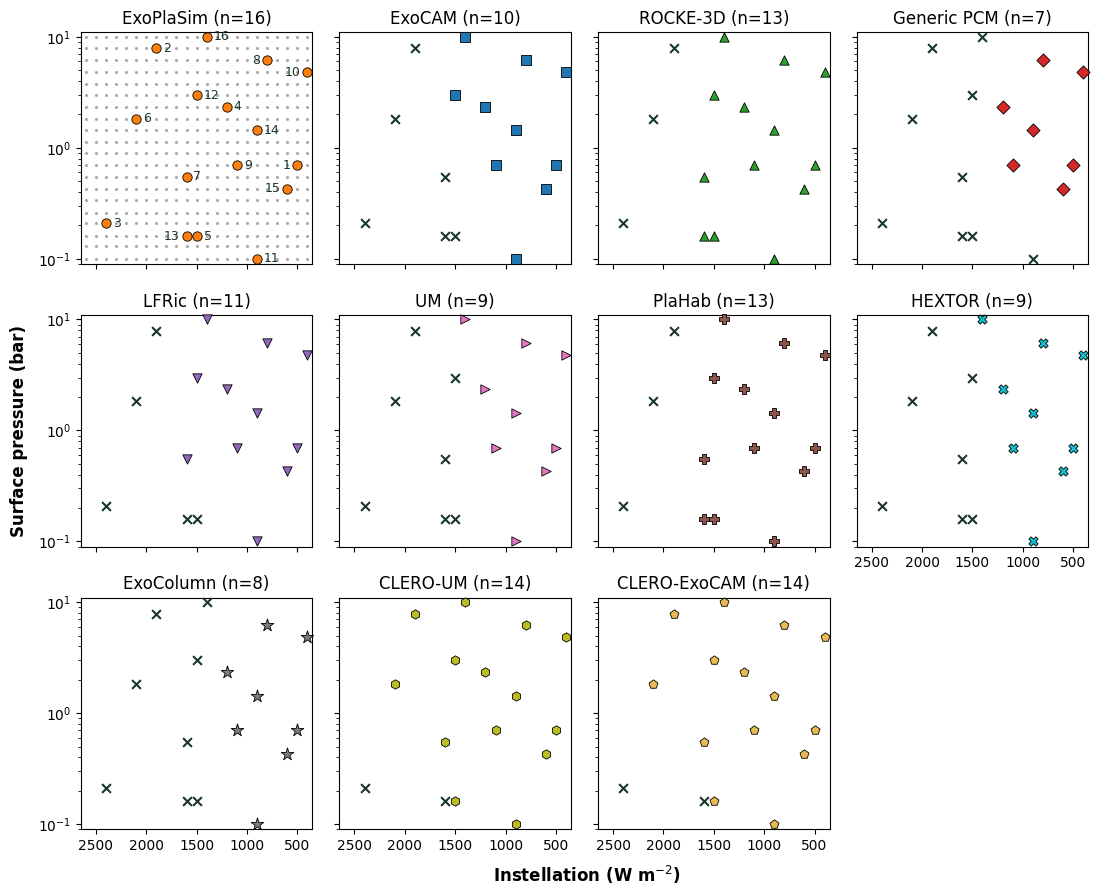

The script that saved this image:
import numpy as np
import matplotlib.pyplot as plt
from matplotlib.transforms import offset_copy
from scipy.stats import qmc

# Axis labels in bold, and set a little clear of the tick labels
plt.rcParams[ 'axes.labelweight' ] = 'bold'
plt.rcParams[ 'axes.labelpad' ]    = 8

#--------------------------------------------------------------------
# Sparse sample grid

flux = np.arange( 400, 2700, 100 )
pn2  = np.array( [ 0.10, 0.13, 0.16, 0.21, 0.26, 0.34, 0.43, 0.55, 0.70, 0.89, 1.13, 1.44, 1.83, 2.34, 2.98, 3.79, 4.83, 6.16, 7.85, 10.0 ] )

seed1   = 5936744
seed2   = 397676
seq2sol = 1800

grid = np.array( [ [flux[i], pn2[j]] for i in range( len(flux) ) for j in range( len(pn2) ) ] )

sampler1 = qmc.Sobol( d=2, scramble=True, seed=seed1 )
sample1a = sampler1.random_base2( m=3 )
sample1  = np.floor( qmc.scale( sample1a, [0, 0], [len(flux), len(pn2)] ) ).astype( int )
flux1    = flux[ sample1[:,0] ]
pres1    = pn2[  sample1[:,1] ]

sampler2 = qmc.Sobol( d=2, scramble=True, seed=seed2 )
sample2a = sampler2.random_base2( m=3 )
sample2  = np.floor( qmc.scale( sample2a, [0, 0], [np.where( flux == seq2sol )[0][0], len(pn2)] ) ).astype( int )
flux2    = flux[ sample2[:,0] ]
pres2    = pn2[  sample2[:,1] ]

flux_all = np.concatenate( [flux1, flux2] )
pres_all = np.concatenate( [pres1, pres2] )

# Stable (completed) mask for each model — True = stable, False = runaway/unavailable
exocam_mask  = np.array( [True,  False, False, True,  False, False, False, True,
                           True,  True,  True,  True,  False, True,  True,  True ] )
rocke3d_mask = np.array( [True,  False, False, True,  True,  False, True,  True,
                           True,  True,  True,  True,  True,  True,  True,  True ] )
pcm_mask     = np.array( [True,  False, False, True,  False, False, False, True,
                           True,  True,  False, False, False, True,  True,  False] )
plahab_mask  = np.array( [True,  False, False, True,  True,  False, True,  True,
                           True,  True,  True,  True,  True,  True,  True,  True ] )
lfric_mask   = np.array( [True,  False, False, True,  False, False, True,  True,
                           True,  True,  True,  True,  False, True,  True,  True ] )
# HEXTOR: all seven gaps are runaways beyond its radiative lookup table. Case 10
# was a CO2-condensation exclusion until its CO2 was corrected to the protocol's
# 400 ubar partial pressure (2026-09-14), and Case 16 was treated as a runaway
# until the RH 0.8 resubmission (2026-09-16) brought it inside the table.
hextor_mask  = np.array( [True,  False, False, True,  False, False, False, True,
                           True,  True,  True,  False, False, True,  True,  True ] )
# ExoColumn: all eight gaps are incipient runaways with no steady state at that
# (S, p): HEXTOR's runaway set plus Case 16.
exocolumn_mask = np.array( [True,  False, False, True,  False, False, False, True,
                            True,  True,  True,  False, False, True,  True,  False] )
# UM: the nine cases Mei Ting Mak ran, HEXTOR's set; the rest were not run.
um_mask      = np.array( [True,  False, False, True,  False, False, False, True,
                           True,  True,  True,  False, False, True,  True,  True ] )
# CLERO, in both configurations: every case but the two the emulator's
# classifier gives better-than-even odds of a runaway (3 and 13)
clero_mask   = np.array( [True,  True,  False, True,  True,  True,  True,  True,
                           True,  True,  True,  True,  False, True,  True,  True ] )

color_stable  = '#183629'
color_unavail = '#183629'
color_grid    = '#aaaaaa'

# Completed cases take each model's color and marker from Figure 2
# (fig_energy_balance.py); runaway or unavailable cases stay a dark cross.
style = {
    'ExoPlaSim':   dict( color='#ff7f0e', marker='o' ),
    'ExoCAM':      dict( color='#1f77b4', marker='s' ),
    'ROCKE-3D':    dict( color='#2ca02c', marker='^' ),
    'Generic PCM': dict( color='#d62728', marker='D' ),
    'LFRic':       dict( color='#9467bd', marker='v' ),
    'PlaHab':      dict( color='#8c564b', marker='P' ),
    'HEXTOR':      dict( color='#17becf', marker='X' ),
    'ExoColumn':   dict( color='#7f7f7f', marker='*' ),
    'UM':          dict( color='#e377c2', marker='>' ),
    'CLERO-UM':     dict( color='#bcbd22', marker='h' ),
    'CLERO-ExoCAM': dict( color='#e7ba52', marker='p' ),
}

def plot_cases( ax, name, mask ):
    st = style[ name ]
    ax.scatter( flux_all[ mask ], pres_all[ mask ], marker=st[ 'marker' ], s=90 if st[ 'marker' ] == '*' else 45,
                facecolors=st[ 'color' ], edgecolors='k', linewidths=0.6, zorder=3, clip_on=False )
    ax.scatter( flux_all[ ~mask ], pres_all[ ~mask ], color=color_unavail, marker='x', s=40, zorder=3, clip_on=False )

# Three rows of four, ordered by model class: the resolved models, the two
# one-dimensional models, then the two configurations of the CLERO emulator.
MASKS = {
    'ExoPlaSim':    np.ones( len( flux_all ), dtype=bool ),
    'ExoCAM':       exocam_mask,
    'ROCKE-3D':     rocke3d_mask,
    'Generic PCM':  pcm_mask,
    'LFRic':        lfric_mask,
    'UM':           um_mask,
    'PlaHab':       plahab_mask,
    'HEXTOR':       hextor_mask,
    'ExoColumn':    exocolumn_mask,
    'CLERO-UM':     clero_mask,
    'CLERO-ExoCAM': clero_mask,
}
nrows = -( -len( MASKS ) // 4 )
fig, axs = plt.subplots( nrows, 4, figsize=(13.1, 3.45*nrows), squeeze=False )

xlim = [ max( flux ) + 50, min( flux ) - 50 ]
ylim = [ min( pn2 ) * 0.9, max( pn2 ) * 1.1 ]

def setup_panel( ax, title ):
    ax.set_title( title, fontsize=12 )
    ax.tick_params( axis='both', labelsize=10 )
    ax.set_yscale( 'log' )
    ax.set_xlim( xlim )
    ax.set_xticks( [ 2500, 2000, 1500, 1000, 500 ] )
    ax.set_ylim( ylim )
    ax.set_box_aspect( 1 )

for ax, ( name, mask ) in zip( axs.flat, MASKS.items() ):
    plot_cases( ax, name, mask )
    setup_panel( ax, f'{name} (n={mask.sum()})' )
for ax in axs.flat[ len( MASKS ): ]:
    ax.set_axis_off()

#--------------------------------------------------------------------
# ExoPlaSim (all 16 stable) also carries the full grid and the QMC point
# numbers, placed as in Figures 3-6: to the right of each marker, except where
# that would crowd a neighbor or run off the panel

axs[ 0, 0 ].scatter( grid[:,0], grid[:,1], s=1.5, color=color_grid, zorder=0 )
label_left = { 1, 8, 10, 13, 15 }
for case, ( f, p ) in enumerate( zip( flux_all, pres_all ), start=1 ):
    left = case in label_left
    axs[ 0, 0 ].annotate( str( case ), ( f, p ), xytext=( -5 if left else 5, 0 ), textcoords='offset points',
                          ha='right' if left else 'left', va='center', fontsize=9, color=color_stable )

#--------------------------------------------------------------------
# Finalize

fig.subplots_adjust( wspace=0.08, hspace=0.22 )

# Every panel shares one view, so the axes are labeled once: pressure to the
# left, instellation under the bottom row, tick labels along the outer edges
# A panel keeps its instellation tick labels when the slot below it is empty.
for ( r, c ), ax in np.ndenumerate( axs ):
    ax.apply_aspect()
    ax.tick_params( labelleft=( c == 0 ), labelbottom=( r == nrows - 1 or not axs[ r + 1, c ].axison ) )
top_left, bottom_right = axs[ 0, 0 ].get_position(), axs[ -1, -1 ].get_position()
fig.text( top_left.x0, ( top_left.y1 + bottom_right.y0 )/2, 'Surface pressure (bar)',
          rotation=90, ha='right', va='center', fontsize=12, fontweight='bold',
          transform=offset_copy( fig.transFigure, fig=fig, x=-38, units='points' ) )
fig.text( ( top_left.x0 + bottom_right.x1 )/2, bottom_right.y0, 'Instellation (W m$^{-2}$)',
          ha='center', va='top', fontsize=12, fontweight='bold',
          transform=offset_copy( fig.transFigure, fig=fig, y=-25, units='points' ) )

fig.savefig( "fig_tally.png", bbox_inches='tight' )
fig.savefig( "fig_tally.eps", bbox_inches='tight' )
#plt.show()
